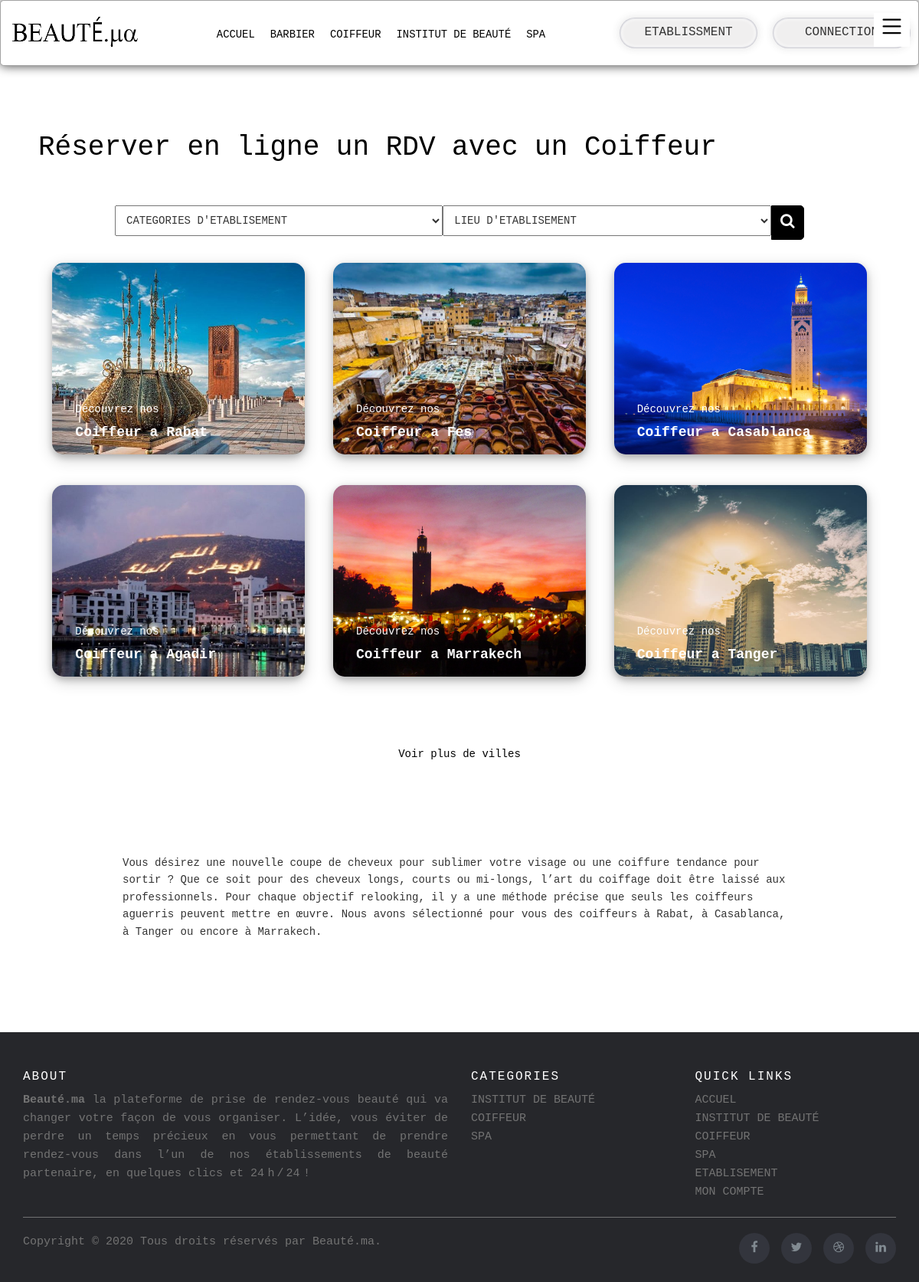
The page /index/etabl.php?cate=1 on the database its author committed.
### tables this page shows
CREATE TABLE `categories` (
  `categoryId` int(11) NOT NULL,
  `categoryName` varchar(100) NOT NULL,
  `categoryDesc` varchar(500) DEFAULT NULL,
  `categoryKey` varchar(500) DEFAULT NULL
);

### index/etabl.php (the view, shortened to what this page needs)
<!DOCTYPE html>
<html lang="en">
<head>
    <link rel="stylesheet" href="https://cdnjs.cloudflare.com/ajax/libs/font-awesome/4.7.0/css/font-awesome.min.css">
    <link rel="stylesheet" href="https://maxcdn.bootstrapcdn.com/bootstrap/3.3.7/css/bootstrap.min.css">
    <link rel="stylesheet" href="..\style\index.css">
    <link rel="stylesheet" href="..\style\etabl.css">
</head>
<body>
<?php
     require 'navbar.php';
     if(isset($_GET['cate'])){
         $id_cate=$_GET['cate'];
         $q="SELECT * FROM `categories` WHERE `categoryId` =$id_cate";
         $user = $db->query($q)->fetch(PDO::FETCH_ASSOC);
     }
     ?>
     <br><br><br>
    <div class="et" style="max-width:1100px;margin:auto">
        <div >
            <h1 style="color: black;">Réserver en ligne un RDV avec un <?php echo $user['categoryName'];?></h1><br><br>
            <form method="GET" action="et.php" style="max-width:900px;margin:auto">
          <div class="form" >
          <div class="input-container" >
              <select name="cate"  class="input-field" id="cont1" type="text" placeholder="Nom du salon, prestations (coupe...)" name="salon">
                  <option value="">CATEGORIES D'ETABLISEMENT</option>
               </select>
          </div>
          <div class="input-container" >
            <select class="input-field" id="cont2" type="text" name="ville">
                       <option value="Casablanca">LIEU D'ETABLISEMENT	</option>
               </select>
          </div>
          <button type="submit" class="searchButton">
            <i class="fa fa-search"></i>
         </button>
        </div>
        </form>
        </div>
        <div class="ville">
             <div class="ville_1" style="background-image: url(../photo/rabat.jpg);">
                <a href=<?php echo'"et.php?cate='.$id_cate.'&ville=rabat"' ?>> <div id="txt">
                     <p>Découvrez nos</p>
                     <h4> <b> <?php echo $user['categoryName'];?> a Rabat</b></h4>
                     <br>
                 </div></a>
             </div>
            <div class="ville_1" style="background-image: url(../photo/fes.jpg);">
                <a href=<?php echo'"et.php?cate='.$id_cate.'&ville=fes"' ?>><div id="txt">
                    <p>Découvrez nos</p>
                    <h4> <b><?php echo $user['categoryName'];?> a Fes</b></h4>
                </div></a>
            </div> <div class="ville_1" style="background-image: url(../photo/casa.jpg);">
            <a href=<?php echo'"et.php?cate='.$id_cate.'&ville=Casablanca"' ?>><div id="txt">
                <p>Découvrez nos</p>
                <h4> <b><?php echo $user['categoryName'];?> a Casablanca</b></h4>
            </div></a>
            </div> <div class="ville_1" style="background-image: url(../photo/agadir.jpg);">
            <a href=<?php echo'"et.php?cate='.$id_cate.'&ville=Agadir"' ?>><div id="txt">
            <p>Découvrez nos</p>
            <h4> <b><?php echo $user['categoryName'];?> a Agadir</b></h4>
            </div></a>
            </div> <div class="ville_1" style="background-image: url(../photo/kech.jpg);">
             <a href=<?php echo'"et.php?cate='.$id_cate.'&ville=Marrakech"' ?>><div id="txt">
             <p>Découvrez nos</p>
              <h4> <b><?php echo $user['categoryName'];?> a Marrakech</b></h4>
              </div></a>
             </div> <div class="ville_1" style="background-image: url(../photo/tanger.jpg);">
              <a href=<?php echo'"et.php?cate='.$id_cate.'&ville=Tanger"' ?>><div id="txt">
        <p>Découvrez nos</p>
        <h4> <b><?php echo $user['categoryName'];?> a Tanger</b></h4>
    </div></a>
           </div>
       </div>
 <div class="espace"></div>
 <p style="text-align: center;"><a href="#" >Voir plus de villes</a></p>
 <p class="p_et"><?php echo $user['categoryDesc'];?></p>
    </div>
    <?php
    require 'footer.php';
    ?>
</body>
</html>
<head>
</head>

### index/navbar.php (shortened to what this page needs)
<header class="header">
    <h1 class="logo"><a href="#"><img src="../photo/logo.png" alt=""></a></h1>
    <ul class="main-nav" id="ul">
      <li><a href="index.php">ACCUEL</a></li>
      <?php
      $db=Database::connect();
      $stmt = $db->query("SELECT * FROM `categories` ORDER BY `categories`.`categoryName`");
      while ($row = $stmt->fetch()) {
      echo '<a href="etabl.php?cate='.$row['categoryId'].'">'.$row['categoryName'].'</a></li>';
      }
      $existe='';
      ?>
  </ul>
  <ul class="ul-1" id="ul1">
      <li>
          <div class="input">
            <?php
             if($_SESSION['ID'] != NULL){
               if($existe !=''){
                 $link="admin.php";
               }
               else if($existe==''){
                 $link="etablessment.php";
               }
             }
             else $link="login.php";
             ?>
                <form action=<?php echo$link; ?>>
                  <input type="submit" value="ETABLISSMENT">
               </form>
          </div>
      </li>
      <li>
        <div>
          <?php
          if($_SESSION['ID'] != NULL){
            $value="Deconnecte";
            echo'<form method="POST"  >';
            echo'<input type="submit" name='.$value.' value='.$value.'>';
            echo'</form>';
          }
          else{
            $value="Connection";
            echo'<form action="login.php">
            <input type="submit" value="'.$value.'">
            </form>';
          }
          ?>
        </div>
    </li>
  </ul>
  <button class="plus-menu" id="btn1" value="btn1" onclick="menu(this.value)" style="display: block;">
          <div >
        </div>
      </button>
</header>

### index/footer.php
<footer class="site-footer">
    <div class="container">
      <div class="row">
        <div class="col-sm-12 col-md-6">
          <h6>About</h6>
          <p class="text-justify">  <b>Beauté.ma</b> la plateforme de prise de rendez-vous beauté qui va changer votre façon de vous organiser. L’idée,
               vous éviter de perdre un temps précieux en
              vous permettant de prendre rendez-vous dans l’un de nos établissements de beauté partenaire, en quelques clics et 24 h / 24 !</p>
        </div>
        <div class="col-xs-6 col-md-3">
          <h6>Categories</h6>
          <ul class="footer-links">
            <li><a href="#">INSTITUT DE BEAUTÉ</a></li>
            <li><a href="#">COIFFEUR</a></li>
            <li><a href="#">SPA</a></li>
          </ul>
        </div>
        <div class="col-xs-6 col-md-3">
          <h6>Quick Links</h6>
          <ul class="footer-links">
            <li><a href="#">ACCUEL</a></li>
            <li><a href="#">INSTITUT DE BEAUTÉ</a></li>
            <li><a href="#">COIFFEUR</a></li>
            <li><a href="#">SPA</a></li>
            <li><a href="#">ETABLISEMENT</a></li>
            <li><a href="#">MON COMPTE</a></li>
          </ul>
        </div>
      </div>
      <hr>
    </div>
    <div class="container">
      <div class="row">
        <div class="col-md-8 col-sm-6 col-xs-12">
          <p class="copyright-text">Copyright &copy; 2020 Tous droits réservés par
       <a href="#">Beauté.ma</a>.
          </p>
        </div>
        <div class="col-md-4 col-sm-6 col-xs-12">
          <ul class="social-icons">
            <li><a class="facebook" href="#"><i class="fa fa-facebook"></i></a></li>
            <li><a class="twitter" href="#"><i class="fa fa-twitter"></i></a></li>
            <li><a class="dribbble" href="#"><i class="fa fa-dribbble"></i></a></li>
            <li><a class="linkedin" href="#"><i class="fa fa-linkedin"></i></a></li>
          </ul>
        </div>
      </div>
    </div>
</footer>

### style/index.css (style rules this page uses)
* { box-sizing: border-box; }
body { font-family: "Courier New", Courier, monospace ; line-height: 1.6; margin: 0; min-height: 100vh; }
ul { margin: 0; padding: 0; list-style: none; }
.logo { margin: 0; }
.logo img { height: 50px; width: 175px; margin: 0; padding: 0; }
a { text-decoration: none; color: black; }
.main-nav { margin-top: 5px; }
.logo a, .main-nav a { padding: 0px 10px; text-transform: uppercase; text-align: center; display: block; }
.main-nav a { color:black; font-size: .99em; }
.header { padding-top: .5em; padding-bottom: .5em; border: 1px solid #a2a2a2; background-color: #ffffff; box-shadow: 0px 0px 14px 0px rgba(0,0,0,0.75); border-radius: 5px; }
.ul-1 { display: flex; flex-wrap: wrap; justify-content: center; }
.ul-1 li { padding: 15px 10px; text-align: center; }
.ul-1 li input { border: none; margin: auto; width: 180px; height: 40px; background: #f0efef; box-shadow: 0px 0px 10px 2px rgba(59,59,59,0.1), inset 0 0px 0px 0 rgba(0,0,0,0), inset 0 0px 0 0 rgba(255,255,255,0), inset 0 0px 0px 0 rgba(0,0,0,0), inset 0 0px 0px 0 rgba(0,0,0,0), inset 0 0px 2px 1px #C2C2CB, inset 0 0px 5px 2px #FFFFFF; border-radius: 100px; font-size: 16px; font-family: "Courier New", Courier, monospace ; text-transform: uppercase; }
.ul-1 li div { border-radius: 100px; }
.plus-menu { color: black; position: absolute; top: 17px; right: 12px; border: none; background-color: white; }
@media (min-width: 769px) { .header, .main-nav { display: flex; } }
@media (min-width: 769px) { .header { flex-direction: column; align-items: center; } }
@media (min-width: 1025px) { .header { flex-direction: row; justify-content: space-between; } }
@media (min-width: 1025px) { .plus-menu { display: none; } }
@media (min-width: 1025px) { #ul { display: flex; } }
@media (min-width: 1025px) { #ul1 { display: flex; } }
.site-footer { background-color:#26272b; padding:45px 0 20px; font-size:15px; line-height:24px; color:#737373; }
.site-footer hr { border-top-color:#bbb; opacity:0.5 }
.site-footer h6 { color:#fff; font-size:16px; text-transform:uppercase; margin-top:5px; letter-spacing:2px }
.site-footer a { color:#737373; }
.footer-links { padding-left:0; list-style:none }
.footer-links li { display:block }
.footer-links a { color:#737373 }
.site-footer .social-icons { text-align:right }
.site-footer .social-icons a { width:40px; height:40px; line-height:40px; margin-left:6px; margin-right:0; border-radius:100%; background-color:#33353d }
.copyright-text { margin:0 }
.social-icons { padding-left:0; margin-bottom:0; list-style:none }
.social-icons li { display:inline-block; margin-bottom:4px }
.social-icons a { background-color:#eceeef; color:#818a91; font-size:16px; display:inline-block; line-height:44px; width:44px; height:44px; text-align:center; margin-right:8px; border-radius:100%; -webkit-transition:all .2s linear; -o-transition:all .2s linear; transition:all .2s linear }
.input-container { display: -ms-flexbox; display: flex; width: 50%; margin-bottom: 15px; }
.searchButton { width: 45px; height: 45px; border: 1px solid black; background: black; text-align: center; color: #fff; border-radius: 0 5px 5px 0; cursor: pointer; font-size: 20px; }
.form { display: flex; flex-direction: row; }
.input-field { width: 100%; padding: 10px; outline: none; }
.espace { height: 70px; width: 100%; background-color: white; }

### style/etabl.css (style rules this page uses)
.ville { width: 100%; height: auto; display: flex; flex-wrap: wrap; justify-content: space-between; align-content: space-between; }
.ville_1 { width: 30%; height: 250px; background-color: blanchedalmond; border-radius: 15px; margin: 20px auto; box-shadow: 0 4px 8px 0 rgba(0, 0, 0, 0.2), 0 6px 20px 0 rgba(0, 0, 0, 0.19); background-size: cover; }
#txt { position: relative; left: 20px; top: 180px; padding: 0px 10px; color: white; text-shadow: white; }
.p_et { padding: 10%; }

### rows shown on the page
categories: categoryName "BARBIER"
categories: categoryName "COIFFEUR", categoryName "Coiffeur", categoryDesc "Vous désirez une nouvelle coupe de cheveux pour sublimer votre visage ou une coiffure tendance pour sortir ? Que ce soit pour des cheveux longs, courts ou mi-longs, l’art du coiffage doit être laissé aux professionnels. Pour chaque objectif relooking, il y a une méthode précise que seuls les coiffeurs aguerris peuvent mettre en œuvre. Nous avons sélectionné pour vous des coiffeurs à Rabat, à Casablanca, à Tanger ou encore à Marrakech."
categories: categoryName "INSTITUT DE BEAUTÉ"
categories: categoryName "SPA"
